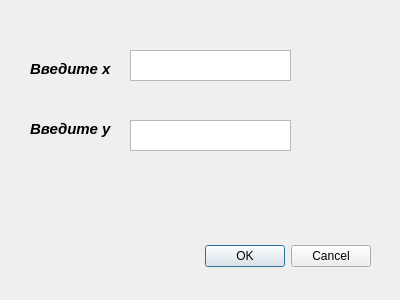
<?xml version="1.0" encoding="UTF-8"?>
<ui version="4.0">
 <class>VvediteCoordinati</class>
 <widget class="QDialog" name="VvediteCoordinati">
  <property name="geometry">
   <rect>
    <x>0</x>
    <y>0</y>
    <width>400</width>
    <height>300</height>
   </rect>
  </property>
  <property name="windowTitle">
   <string>Введите координаты</string>
  </property>
  <widget class="QDialogButtonBox" name="buttonBox">
   <property name="geometry">
    <rect>
     <x>30</x>
     <y>240</y>
     <width>341</width>
     <height>32</height>
    </rect>
   </property>
   <property name="orientation">
    <enum>Qt::Horizontal</enum>
   </property>
   <property name="standardButtons">
    <set>QDialogButtonBox::Cancel|QDialogButtonBox::Ok</set>
   </property>
  </widget>
  <widget class="QTextEdit" name="textEdit">
   <property name="geometry">
    <rect>
     <x>130</x>
     <y>50</y>
     <width>161</width>
     <height>31</height>
    </rect>
   </property>
  </widget>
  <widget class="QTextEdit" name="textEdit_2">
   <property name="geometry">
    <rect>
     <x>130</x>
     <y>120</y>
     <width>161</width>
     <height>31</height>
    </rect>
   </property>
  </widget>
  <widget class="QLabel" name="label">
   <property name="geometry">
    <rect>
     <x>30</x>
     <y>60</y>
     <width>81</width>
     <height>17</height>
    </rect>
   </property>
   <property name="font">
    <font>
     <pointsize>11</pointsize>
     <weight>75</weight>
     <italic>true</italic>
     <bold>true</bold>
    </font>
   </property>
   <property name="text">
    <string>Введите х</string>
   </property>
  </widget>
  <widget class="QLabel" name="label_2">
   <property name="geometry">
    <rect>
     <x>30</x>
     <y>120</y>
     <width>81</width>
     <height>17</height>
    </rect>
   </property>
   <property name="font">
    <font>
     <pointsize>11</pointsize>
     <weight>75</weight>
     <italic>true</italic>
     <bold>true</bold>
    </font>
   </property>
   <property name="text">
    <string>Введите у</string>
   </property>
  </widget>
 </widget>
 <resources/>
 <connections>
  <connection>
   <sender>buttonBox</sender>
   <signal>accepted()</signal>
   <receiver>VvediteCoordinati</receiver>
   <slot>accept()</slot>
   <hints>
    <hint type="sourcelabel">
     <x>248</x>
     <y>254</y>
    </hint>
    <hint type="destinationlabel">
     <x>157</x>
     <y>274</y>
    </hint>
   </hints>
  </connection>
  <connection>
   <sender>buttonBox</sender>
   <signal>rejected()</signal>
   <receiver>VvediteCoordinati</receiver>
   <slot>reject()</slot>
   <hints>
    <hint type="sourcelabel">
     <x>316</x>
     <y>260</y>
    </hint>
    <hint type="destinationlabel">
     <x>286</x>
     <y>274</y>
    </hint>
   </hints>
  </connection>
 </connections>
</ui>
